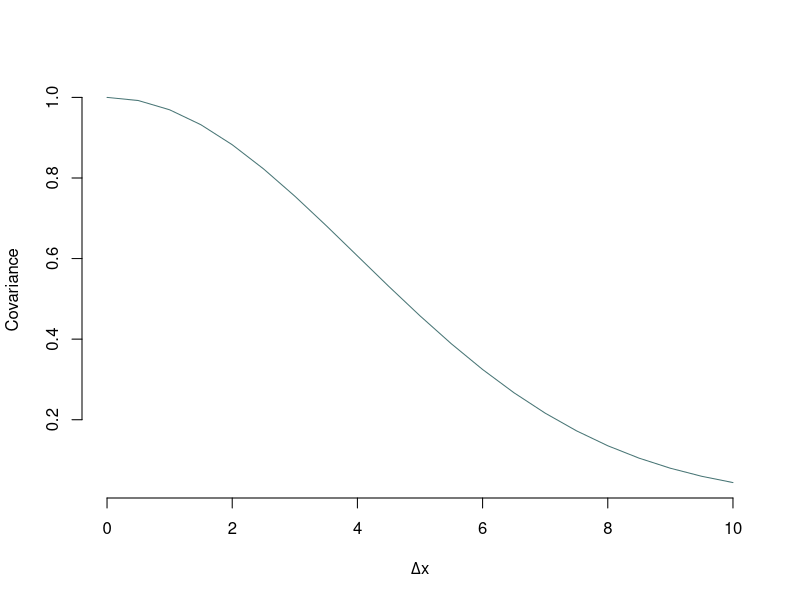
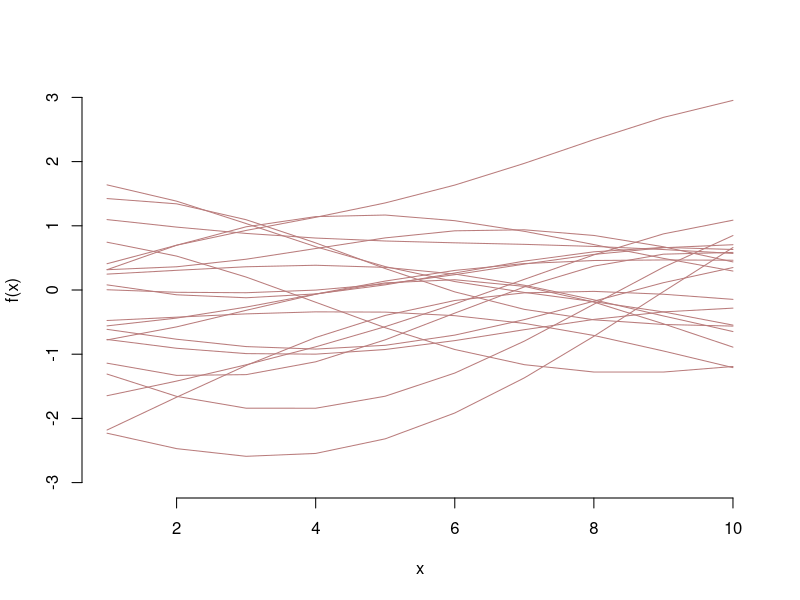
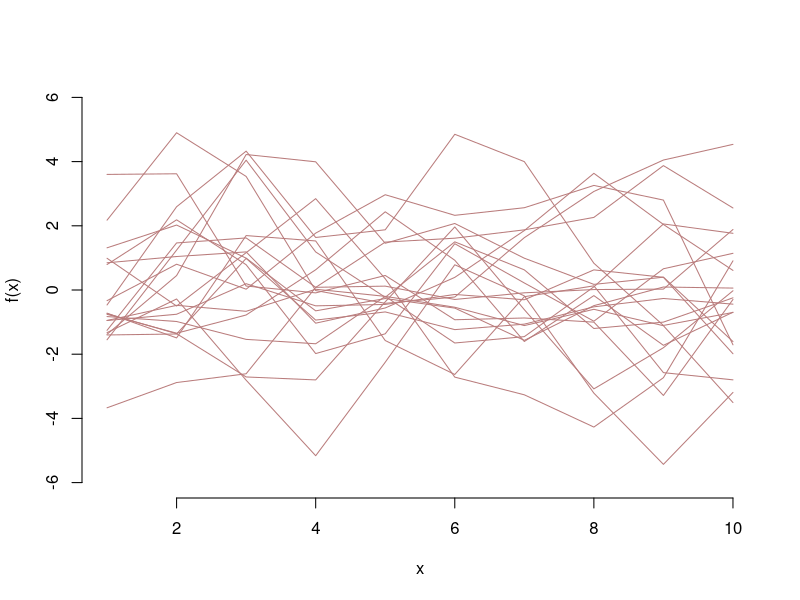
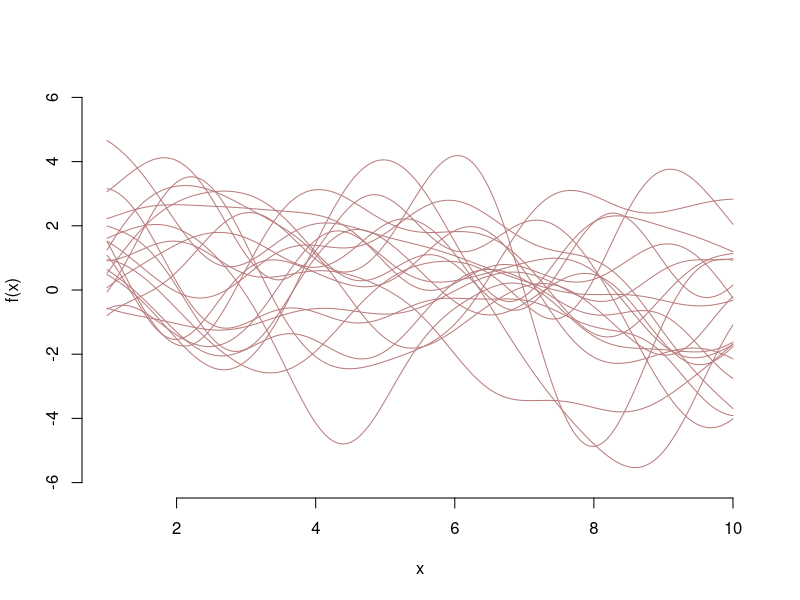
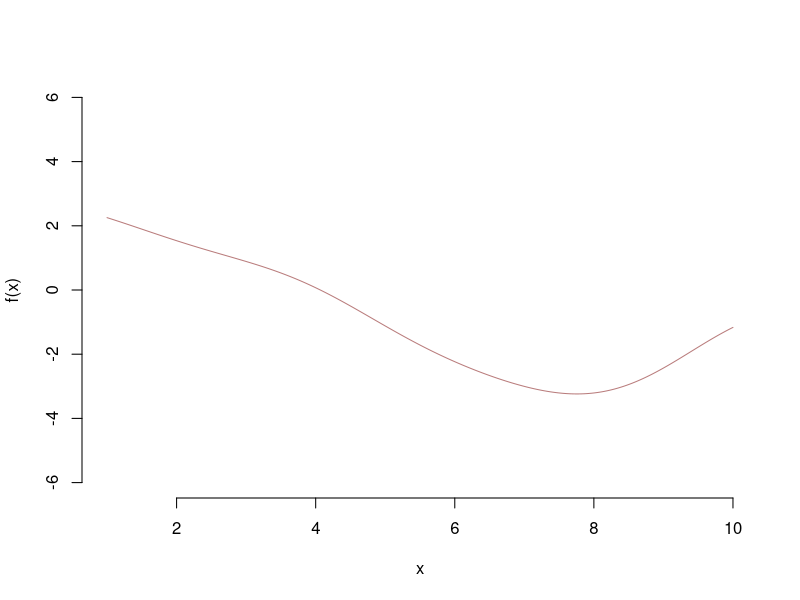
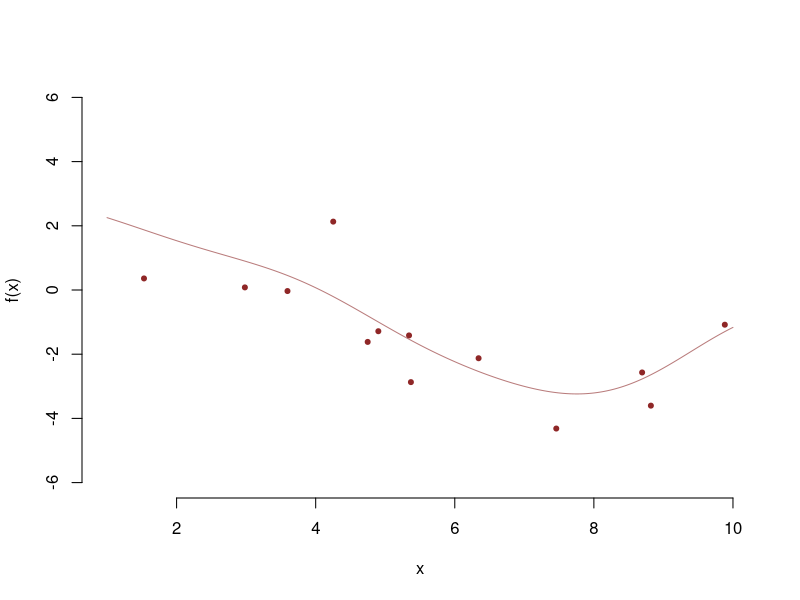

These figures' R source, in order:
## ---- chunk 1
set.seed(12345)

k <- function(delta_x, gamma, rho){
  return(gamma^2*exp(-1/2*(delta_x/rho)^2))
}
## ---- chunk 2

delta_x <- seq(0, 10, 0.5)
plot(x = delta_x,
     y = k(delta_x, gamma = 1, rho = 4), type = 'l',
     bty = 'n', col = "#487575",
     xlab = expression(Delta*'x'), ylab = 'Covariance')

## ---- chunk 3

grid <- data.frame(x1 = seq(1,10,1), x2 = seq(1,10,1))
dmat <- as.matrix(dist(grid, diag = T, upper = T))

print(round(dmat, 2))

## ---- chunk 4

cov <- apply(dmat, 1:2, k, gamma = 1, rho = 7)

print(round(cov, 2))

## ---- chunk 5

f <- MASS::mvrnorm(20, rep(0,10), cov)

plot(x = seq(1,10,1), y = f[1,], 
     type = 'l', bty = 'n', col = "#B97C7C",
     ylim = c(-3,3), xlim = c(1,10),
     xlab = 'x', ylab = 'f(x)')
for(i in 2:20){
  lines(x = seq(1,10,1), y = f[i,], col = "#B97C7C")
}


## ---- chunk 6

cov <- apply(dmat, 1:2, k, gamma = 2, rho = 1.5)
f <- MASS::mvrnorm(20, rep(0,10), cov)

plot(x = seq(1,10,1), y = f[1,], 
     type = 'l', bty = 'n', col = "#B97C7C",
     ylim = c(-6,6), xlim = c(1,10),
     xlab = 'x', ylab = 'f(x)')
for(i in 2:20){
  lines(x = seq(1,10,1), y = f[i,], col = "#B97C7C")
}


## ---- chunk 7
n <- 1000

grid <- data.frame(x1 = seq(1,10, length.out = n), x2 = seq(1,10, length.out = n))
dmat <- as.matrix(dist(grid, diag = T, upper = T))

cov <- apply(dmat, 1:2, k, gamma = 2, rho = 1.5)
f <- MASS::mvrnorm(20, rep(0,n), cov)

plot(x = seq(1,10, length.out = n), y = f[1,], 
     type = 'l', bty = 'n', col = "#B97C7C",
     ylim = c(-6,6), xlim = c(1,10),
     xlab = 'x', ylab = 'f(x)')
for(i in 2:20){
  lines(x = seq(1,10, length.out = n), y = f[i,], col = "#B97C7C")
}


## ---- chunk 8
n <- 1000

grid <- data.frame(x1 = seq(1,10, length.out = n), x2 = seq(1,10, length.out = n))
dmat <- as.matrix(dist(grid, diag = T, upper = T))

cov <- apply(dmat, 1:2, k, gamma = 1.7, rho = 2.7)
f <- MASS::mvrnorm(1, rep(0,n), cov)

plot(x = seq(1,10, length.out = n), y = f, 
     type = 'l', bty = 'n', col = "#B97C7C",
     ylim = c(-6,6), xlim = c(1,10),
     xlab = 'x', ylab = 'f(x)')

## ---- chunk 9

# for 13 observations
idxs <- sample(1:n, 13)
x <- seq(1,10, length.out = n)[idxs] 
fx <- f[idxs]

y <- rnorm(13, fx, sd = 1)

plot(x = seq(1,10, length.out = n), y = f, 
     type = 'l', bty = 'n', col = "#B97C7C",
     ylim = c(-6,6), xlim = c(1,10),
     xlab = 'x', ylab = 'f(x)')
points(x = x, y = y,
       pch = 20, col = "#8F2727")
